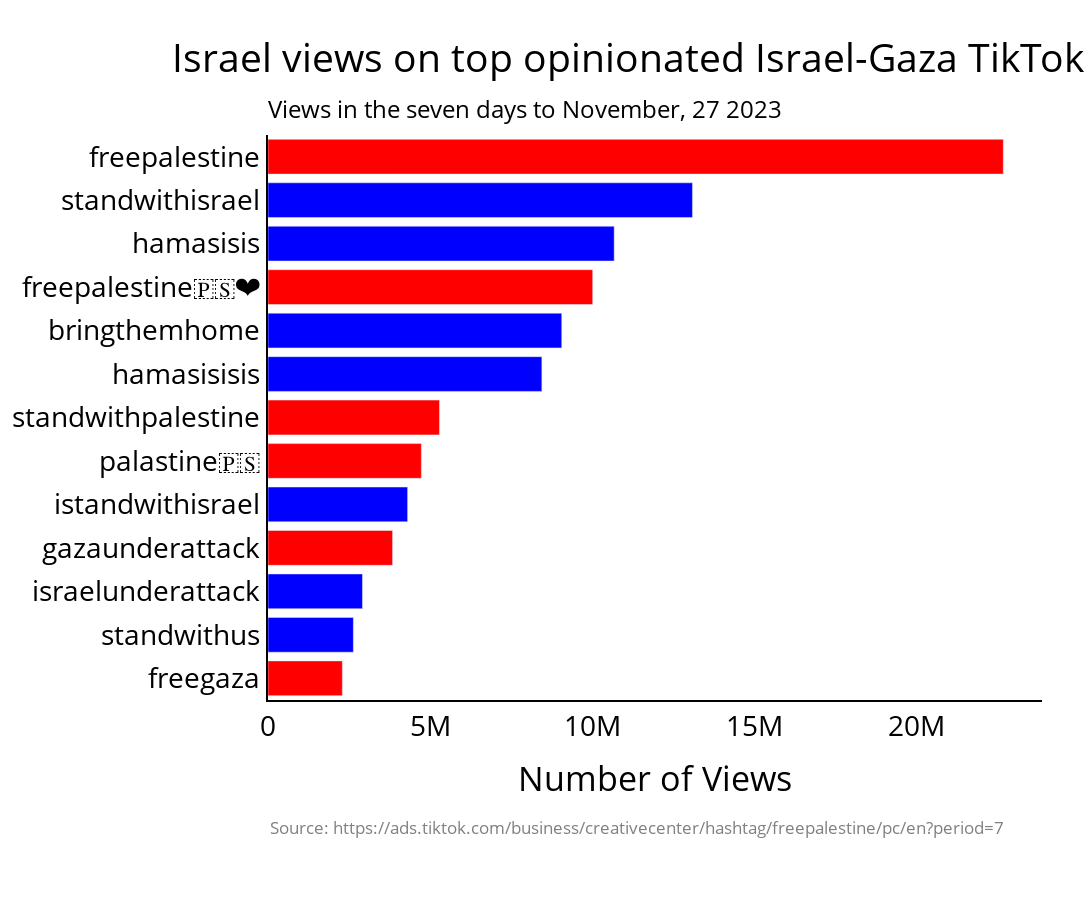

Notebook source saved alongside this figure:
### Code cell
country_code = 'IL'
number_of_hashtags = 13
create_hashtag_chart(country_code,number_of_hashtags)

### Figure 1 — Plotly figure (JSON) as saved in the notebook; plotly's stock layout.template omitted (floating-point values rounded to 4 significant figures)
{"data": [{"marker": {"color": ["red", "blue", "blue", "red", "blue", "blue", "red", "red", "blue", "red", "blue", "blue", "red"]}, "name": "Views", "orientation": "h", "type": "bar", "x": [22678965, 13092259, 10677136, 10014594, 9060120, 8446959, 5288730, 4730394, 4306199, 3842284, 2913545, 2633153, 2293191], "y": ["freepalestine", "standwithisrael", "hamasisis", "freepalestine🇵🇸❤️", "bringthemhome", "hamasisisis", "standwithpalestine", "palastine🇵🇸", "istandwithisrael", "gazaunderattack", "israelunderattack", "standwithus", "freegaza"]}], "layout": {"annotations": [{"font": {"size": 24}, "showarrow": false, "text": "Views in the seven days to November, 27 2023", "x": -0.002, "xanchor": "left", "xref": "paper", "y": 1.08, "yanchor": "top", "yref": "paper"}, {"align": "left", "font": {"color": "grey", "size": 17}, "showarrow": false, "text": "Source: https://ads.tiktok.com/business/creativecenter/hashtag/freepalestine/pc/en?period=7", "x": 0, "xref": "paper", "y": -0.25, "yref": "paper"}], "barmode": "relative", "font": {"color": "black", "size": 28}, "height": 900, "margin": {"b": 200, "l": 100, "r": 50, "t": 135}, "paper_bgcolor": "white", "plot_bgcolor": "white", "showlegend": false, "title": {"text": "Israel views on top opinionated Israel-Gaza TikTok hashtags", "x": 0.1572, "xanchor": "left", "y": 0.95, "yanchor": "top"}, "width": 1800, "xaxis": {"linecolor": "black", "linewidth": 2, "showline": true, "title": {"standoff": 25, "text": "Number of Views"}}, "yaxis": {"automargin": true, "autorange": "reversed", "linecolor": "black", "linewidth": 2, "showline": true, "tickfont": {"color": "black"}, "title": {"font": {"color": "black"}}}}}
